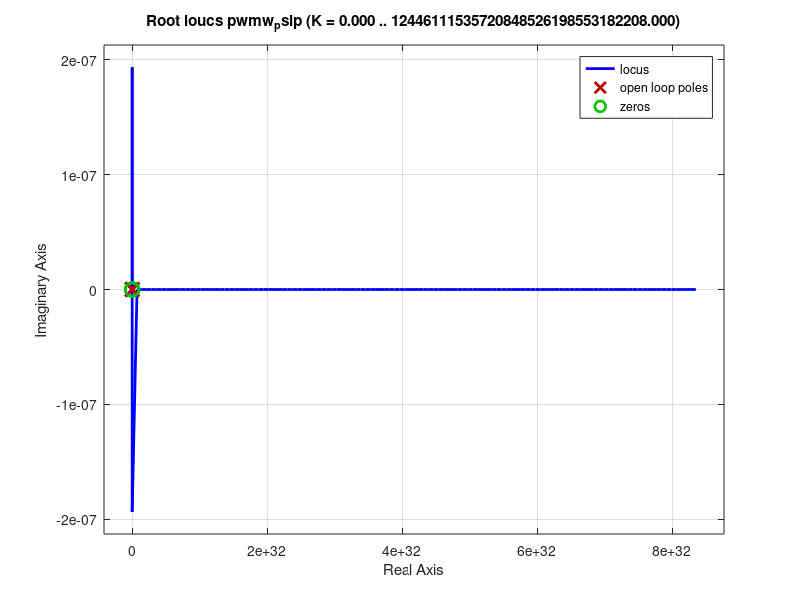

Reproduce this figure in MATLAB. (Note: this script raises an error after producing the figure.)
%% setup
clear all; clc

s = tf('s');

%% using tfs from modelo_carlitos_altered.mlx - novaes approach
pwmr_tr=-(192*(874201199812819007337421340672*s^2 - 18205122848505604556609342321071))/(s*(- 316912650057057350374175801344*s^3 - 13223242347360487239310626521088*s^2 + 6959380772886439520039690305536*s + 275372250050450334591067953921219))
pwmr_trp=-(192*(874201199812819007337421340672*s^2 - 18205122848505604556609342321071))/(- 316912650057057350374175801344*s^3 - 13223242347360487239310626521088*s^2 + 6959380772886439520039690305536*s + 275372250050450334591067953921219)
pwmr_phi=(32*(271114892551252557355840176128*s + 1385451354099195))/(- 316912650057057350374175801344*s^3 - 13223242347360487239310626521088*s^2 + 6959380772886439520039690305536*s + 275372250050450334591067953921219)
pwmr_phip=(32*s*(271114892551252557355840176128*s + 1385451354099195))/(- 316912650057057350374175801344*s^3 - 13223242347360487239310626521088*s^2 + 6959380772886439520039690305536*s + 275372250050450334591067953921219)
pwmw_tw=(4*(- 3299548357467755518178644459520*s^2 + 1481813165475937*s + 91676819232077530400128296809960))/(s*(- 39614081257132168796771975168*s^3 - 1778992559850625591990877683712*s^2 + 2311774460694557101810278989824*s + 41146109432590922895027409222719))
pwmw_twp=(4*(- 3299548357467755518178644459520*s^2 + 1481813165475937*s + 91676819232077530400128296809960))/(- 39614081257132168796771975168*s^3 - 1778992559850625591990877683712*s^2 + 2311774460694557101810278989824*s + 41146109432590922895027409222719)
pwmw_psi=(196*(13554881644059779096733810688*s + 30241085009713))/(- 39614081257132168796771975168*s^3 - 1778992559850625591990877683712*s^2 + 2311774460694557101810278989824*s + 41146109432590922895027409222719)
pwmw_psip=(196*s*(13554881644059779096733810688*s + 30241085009713))/(- 39614081257132168796771975168*s^3 - 1778992559850625591990877683712*s^2 + 2311774460694557101810278989824*s + 41146109432590922895027409222719)

%% rlocus time
rlocus(pwmr_tr);
rlocus(pwmr_trp);
rlocus(pwmr_phi);
rlocus(pwmr_phip);
rlocus(pwmw_tw);
rlocus(pwmw_twp)
rlocus(pwmw_psi);
rlocus(pwmw_psip);

%% do the gambs
pwmr_tr=tf(zpk(pwmr_tr));
pwmr_trp=tf(zpk(pwmr_trp));
pwmr_phi=tf(zpk(pwmr_phi));
pwmr_phip=tf(zpk(pwmr_phip));
pwmw_tw=tf(zpk(pwmw_tw));
pwmw_twp=tf(zpk(pwmw_twp));
pwmw_psi=tf(zpk(pwmw_psi));
pwmw_psip=tf(zpk(pwmw_psip));

%% factor the velocity ones

pwmw = [1 44.91 -58.36 -1039];
pwmr = [1 41.73 -21.96 -868.9];

a = roots(pwmr);
b = roots(pwmw);

poly_r = (s-a(3))*(s-a(2));
poly_w = (s-b(3))*(s-b(2));

Gr = 1/poly_r;
Gw = 1/poly_w;

syms Kr Kw real

%% roda de inércia

wnr = sqrt(20.81+Kr);
zetar = 0.02758/(2*wnr) == .547;

ganho_r = simplify(solve(zetar,Kr))

%% roda no chão

wnw = sqrt(22.74+Kw);
zetaw = 0.7796/(2*wnw) == .636;

ganho_w = simplify(solve(zetaw,Kw))

%% tunado - roda de inércia

step(feedback(Cr*Gr_tuned,1))

%% tunado - roda no chão

step(feedback(Cw*Gw_tuned,1))